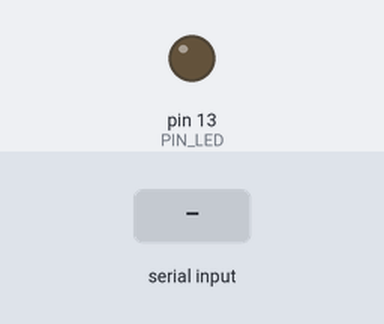
The sketch below on a simulated Arduino Uno, built with avr-gcc and run on an emulated ATmega328P. Parts: output pins drawn as LEDs (lit = HIGH). The inputs (shaded band) are chosen by the test bench.

Above: at 1.2 s.
1.3 s: "E" received over Serial
At 2.1 s:
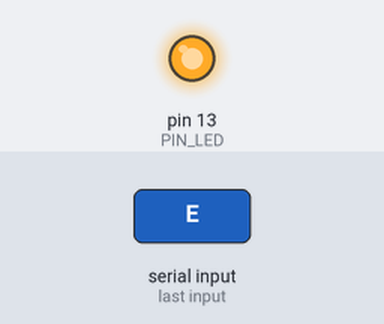
Timing chart, 0 to 4.3 s (numbered marks = the images above; inputs shaded):
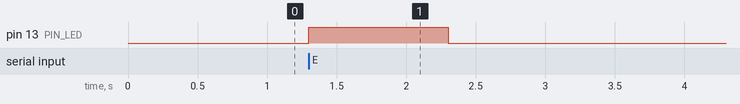

The sketch:

PruebaArduinoCon.NETCORE.ino
```cpp
const int PIN_LED = 13;

void setup() {
  // put your setup code here, to run once:
  Serial.begin(9600);
  pinMode(PIN_LED, OUTPUT);
}

void loop() {
  // put your main code here, to run repeatedly:
  if (Serial.available()>0) {
    int character = Serial.read();

    if (character == 'E') {
      digitalWrite(PIN_LED, HIGH);
      delay(1000);
      digitalWrite(PIN_LED, LOW);
    }
  }
}
```

Measured:
- after the input at 1.3 s, pin 13 (PIN_LED): LOW → HIGH at once, → LOW 1.0 s later
